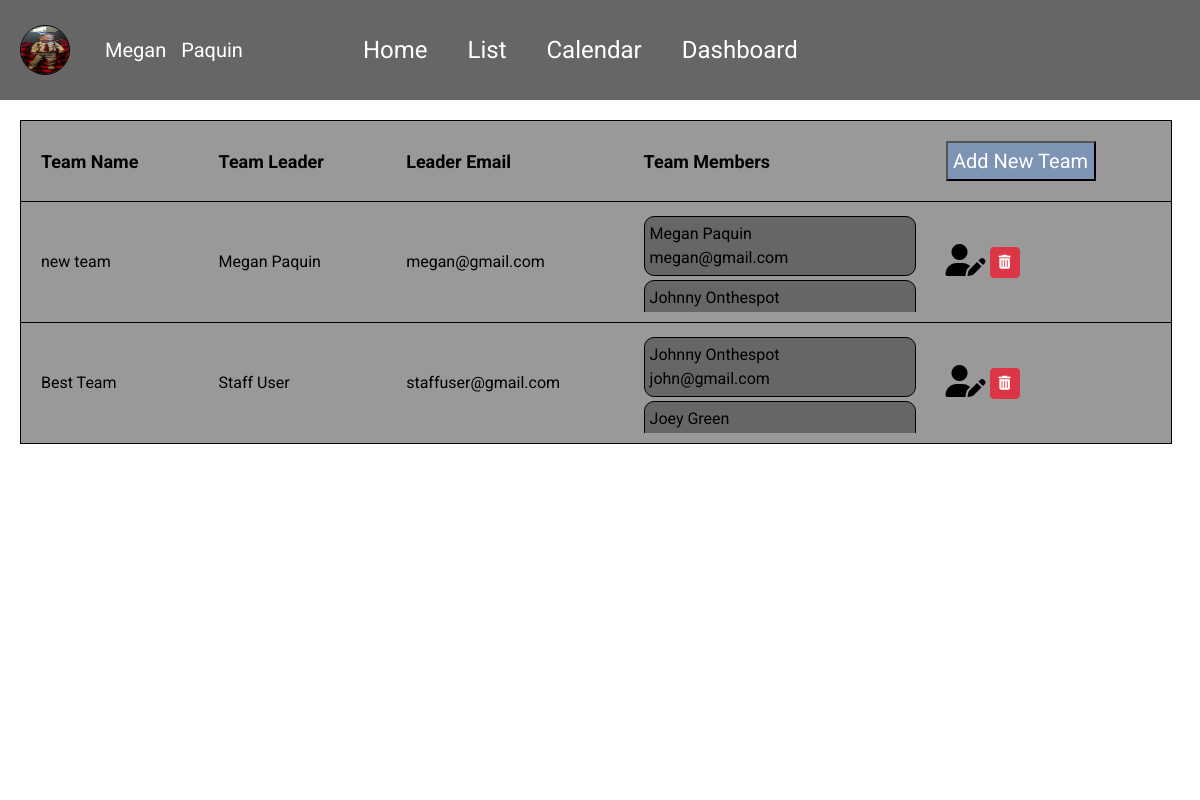
The page /accounts/teams (signed in) on the database as committed earlier.
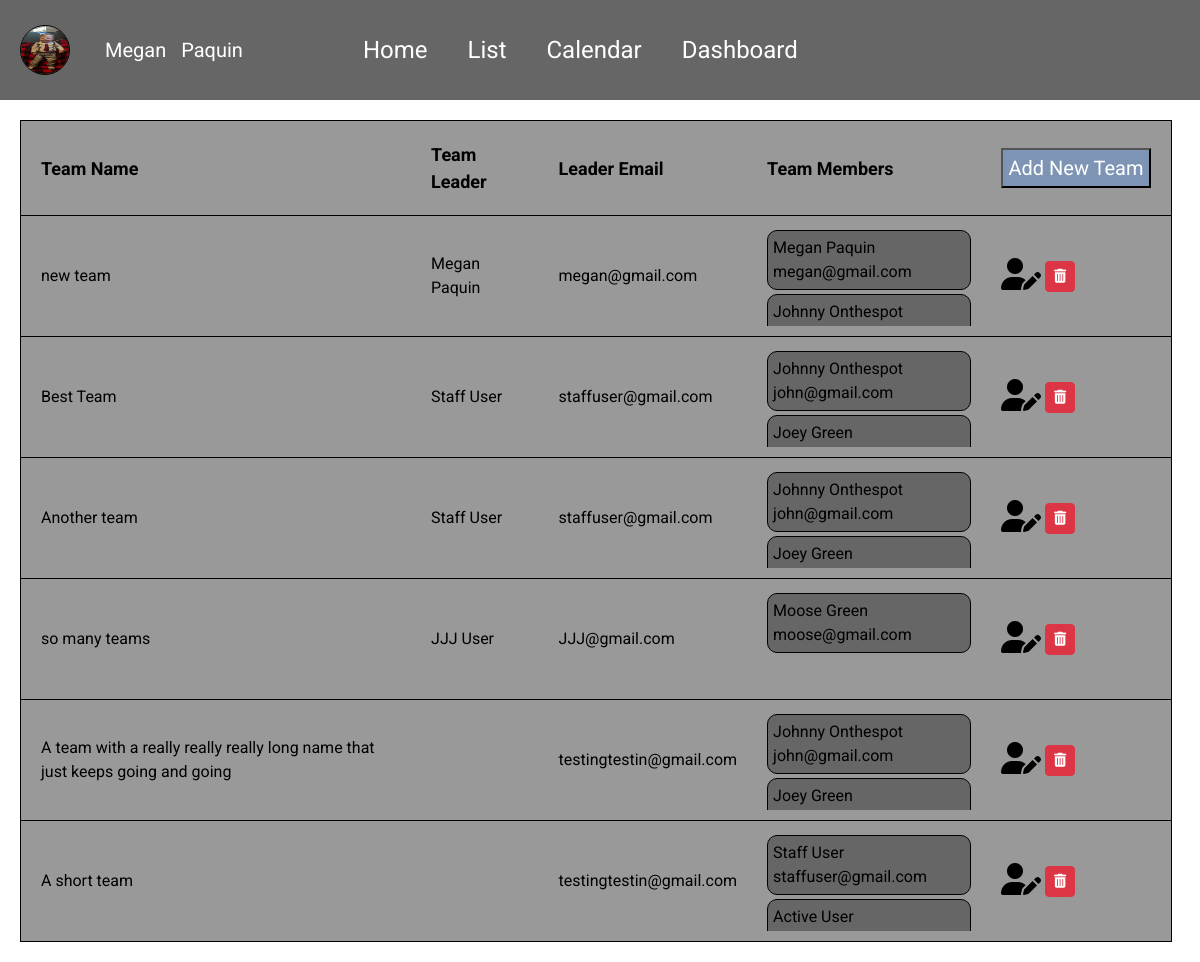
The same page on the database as committed later.
### accounts/models.py (models this page shows, shortened)
class Team(models.Model):
    name = models.CharField(max_length=120, default="new team")
    leader = models.ForeignKey(
        CustomUser,
        on_delete=models.CASCADE,
        related_name='leader'
    )
    members = models.ManyToManyField(CustomUser)

class CustomUser(AbstractBaseUser, PermissionsMixin):
    email = models.EmailField(_('email address'), unique=True)
    is_staff = models.BooleanField(default=False)
    is_active = models.BooleanField(default=True)
    date_joined = models.DateTimeField(default=timezone.now)
    USERNAME_FIELD = 'email'
    REQUIRED_FIELDS = []
    color = models.CharField(max_length=7, default="#FFFFFF")
    first_name = models.CharField(max_length=128)
    last_name = models.CharField(max_length=128)
    phone = models.CharField(max_length=9, null=True)
    image = models.ImageField(upload_to='images/', default='images/default_img.png')
    objects = CustomUserManager()

### accounts/views.py (the view)
# urls.py: path('teams', TeamListView.as_view(), name="teams"),
class TeamListView(LoginRequiredMixin, UserPassesTestMixin, ListView):
    template_name= 'accounts/teams.html'
    model = Team
    def test_func(self):
        return self.request.user.is_staff

### templates/accounts/teams.html (shortened to what this page needs)
{% extends 'base.html' %}
{% load static %}
{% block links %}
<link rel="stylesheet" href="{% static 'css/teams.css' %}">
<link href="https://cdn.jsdelivr.net/npm/bootstrap@5.2.3/dist/css/bootstrap.min.css" rel="stylesheet">
{% endblock links %}
{% block contents %}
<div class="teamstable">
    <table class="perm-table">
        <tr>
             <th scope="col">Team Name</th>
             <th scope="col">Team Leader</th>
             <th scope="col">Leader Email</th>
             <th scope="col">Team Members</th>
             <th scope="col"><div class="buttons">
                <a href="{% url 'team-new' %}"><button class="team-btn">Add New Team</button></a>
            </div></th>
        </tr>
        {% for team in team_list %}
        <tr>
            <td>{{ team.name }}</td>
            <td>{{ team.leader.first_name }} {{ team.leader.last_name }}</td>
            <td>{{ team.leader.email }}</td>
            <td>
                <div class="team-members">
                    {% for member in team.members.all %}
                        <div class="user">
                            <span>{{ member.first_name }} {{ member.last_name }}</span>
                            <span>{{ member.email }}</span>
                        </div>
                    {% endfor %}
                </div>
            </td>
            <td>
                <a href="{% url 'team-edit' team.id %}"><i class="fa-solid fa-user-pen fa-2xl"></i></a>
                <button type="button" class="delete-team bs-modal btn btn-sm btn-danger" data-form-url="{% url 'team-delete' team.id %}">
                    <span class="fa fa-trash"></span>
                </button>
            </td>
        </tr>
        {% endfor %}
    </table>
</div>
{% endblock contents %}

### templates/base.html (shortened to what this page needs)
{% load static %}
<!DOCTYPE html>
<html lang="en">
<head>
    {% block links %}
    {% endblock links %}
    <link rel="stylesheet" href="{% static 'css/base.css' %}">
    <link rel="stylesheet" href="{% static 'css/page-layout.css' %}">
</head>
<body>
    <div class="row-container">
        <div class="column-container column">
            <div class="row-container top-nav">
                <div class="name-group">
                    <img src="{{ user.image.url }}" alt="user profile image" class="user-circle">
                    {% if user.is_authenticated %}
                        <a href="{% url 'change_user' user.id %}">
                            <span>{{ user.first_name }}</span>
                            <span>{{ user.last_name }}</span>
                        </a>
                    {% endif %}
                </div>
                <a href="{% url 'home' %}">Home</a>
                <a href="{% url 'list' %}">List</a>
                <a href="{% url 'calendar' %}">Calendar</a>
                <a href="{% url 'dashboard' %}">Dashboard</a>
            </div>
            <div class="column-container contents">
                {% block contents %}
                {% endblock contents %}
            </div>
        </div>
    </div>
</body>
</html>

Rows that differ between the two databases and show on the page:
added Team: name "Another team", leader.first_name "Staff", leader.last_name "User", leader.email "staffuser@gmail.com", CustomUser (first_name "Johnny", last_name "Onthespot", email "john@gmail.com"), CustomUser (first_name "Joey", last_name "Green")
added Team: name "so many teams", leader.first_name "JJJ", leader.last_name "User", leader.email "JJJ@gmail.com"
now on this page (row unchanged): CustomUser: first_name "Moose", last_name "Green", email "moose@gmail.com", shown under "so many teams"
added Team: name "A team with a really really really long name that just keeps going and going", leader.email "testingtestin@gmail.com", CustomUser (first_name "Johnny", last_name "Onthespot", email "john@gmail.com"), CustomUser (first_name "Joey", last_name "Green")
added Team: name "A short team", leader.email "testingtestin@gmail.com"
now on this page (row unchanged): CustomUser: first_name "Staff", last_name "User", email "staffuser@gmail.com", shown under "A short team"
now on this page (row unchanged): CustomUser: first_name "Active", last_name "User", shown under "A short team"
